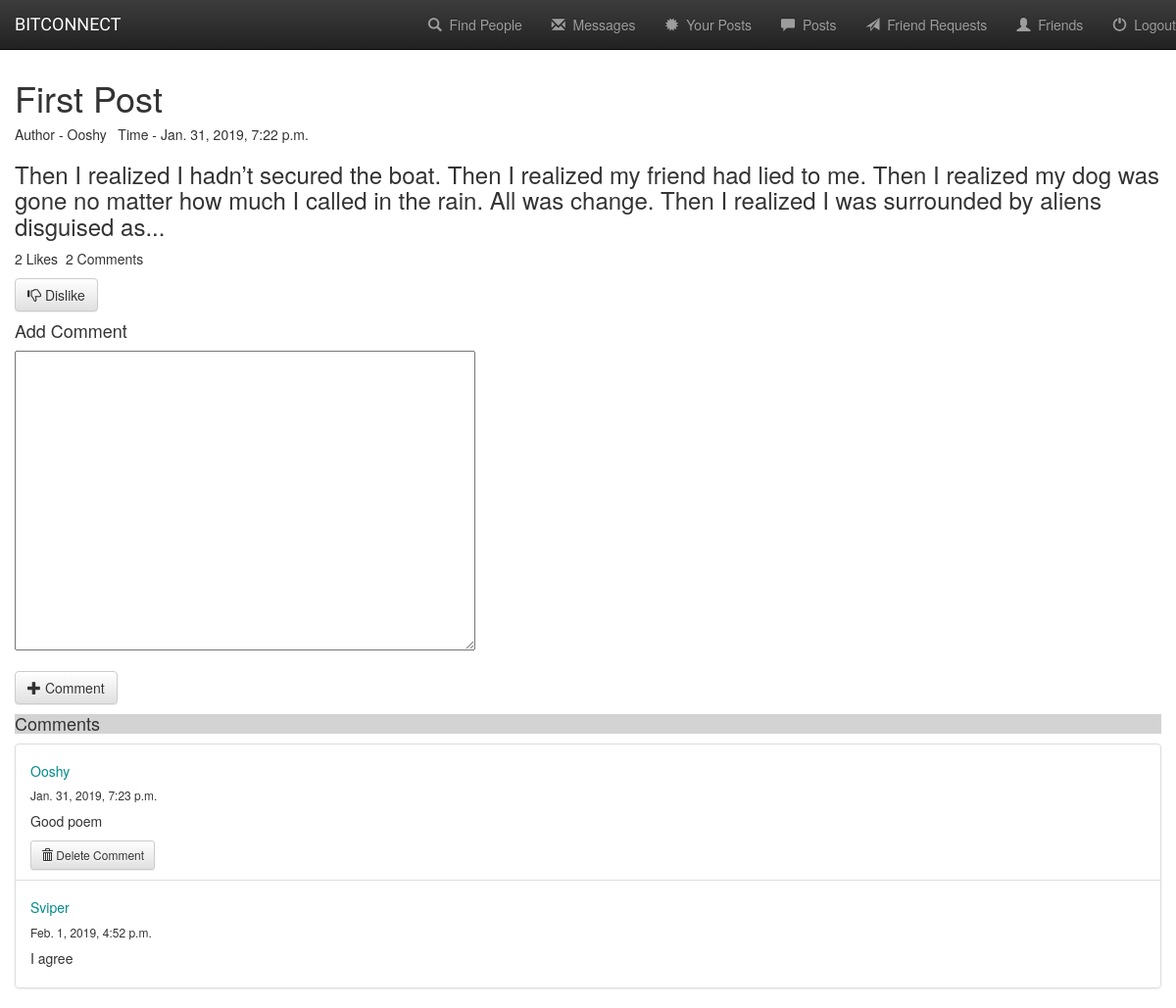
The page /post/8 (signed in) on the database its author committed.
### base/models.py (models this page shows, shortened)
class Post(models.Model) :
    time = models.DateTimeField(default = timezone.now)
    author = models.ForeignKey(Member , on_delete=models.CASCADE , related_name='posts')
    title = models.CharField(max_length = 300)
    content = models.TextField()
    liked = models.ManyToManyField(Member , related_name='liked' , symmetrical= False , blank = True)

class Member(models.Model) :
    user = models.OneToOneField(User , on_delete=models.CASCADE)
    username = models.CharField(max_length=200)
    first_name = models.CharField(max_length=200)
    last_name = models.CharField(max_length=200)
    email = models.EmailField()
    birth_date = models.DateField()
    phone = models.CharField(max_length=20)
    gender = models.IntegerField()
    friends = models.ManyToManyField("self" , related_name='friends' , symmetrical=True , blank = True)
    friend_requests = models.ManyToManyField("self" , related_name = 'sent_requests' , symmetrical = False , blank = True)

class Comments(models.Model) :
    time = models.DateTimeField(default = timezone.now)
    post = models.ForeignKey(Post , on_delete=models.CASCADE , related_name='comments')
    author = models.ForeignKey(Member , on_delete=models.CASCADE )
    content = models.TextField()

### base/views.py (the view)
# urls.py: url(r'^post/(?P<post_id>[0-9]+)$' , views.postdetail , name = 'postdetail' ) ,
@login_required(login_url='/')
def postdetail (request , post_id) :
    post = Post.objects.get(pk = post_id)
    user = request.user
    current_member = Member.objects.get(user = user)
    if request.method == 'POST' :
        form = CreateCommentForm(request.POST)
        comment = form.save(commit = False)
        comment.author = current_member
        comment.time = timezone.now()
        comment.post = post
        comment.save()
        return redirect('postdetail' , post_id = post.id)
    else :
        form = CreateCommentForm()
        context = {
            'post' : post ,
            'current_member' : current_member ,
            'form' : form ,
        }
        return render(request , 'base/postdetail.html' , context)

### base/forms.py
class CreateCommentForm(forms.ModelForm) :
    class Meta :
        model = Comments
        fields = ['content']

### base/templates/base/postdetail.html (shortened to what this page needs)
{% load staticfiles%}
<!DOCTYPE html>
<html>
    <head>
        <link rel="stylesheet" href="https://maxcdn.bootstrapcdn.com/bootstrap/3.3.7/css/bootstrap.min.css">
        <link rel="stylesheet" href="https://maxcdn.bootstrapcdn.com/bootstrap/3.3.7/css/bootstrap-theme.min.css">
        <link rel="stylesheet" type="text/css" href="{% static 'base/style.css' %}">
    </head>
    <body>
        <div class="container-fluid">
            <nav class="navbar navbar-toggleable-md navbar-inverse navbar-fixed-top">
                <div class="navbar-header">
                    <a href="#" class="navbar-brand">BITCONNECT</a>
                </div>
                <div class="collapse navbar-collapse" id="topNavBar">
                    <ul class="nav navbar-nav navbar-right">
                        <li>
                            <a class="navbar-link" href="{% url 'findpeople'%}">
                                <span class="glyphicon glyphicon-search"></span>&nbsp; Find People
                            </a>
                        </li>
                        <li>
                            <a class="navbar-link" href="{% url 'messaging:index' %}">
                                <span class="glyphicon glyphicon-envelope"></span>&nbsp; Messages
                            </a>
                        </li>
                        <li>
                            <a class="navbar-link" href="{% url 'myposts' current_member.id %}">
                                <span class="glyphicon glyphicon-certificate"></span>&nbsp; Your Posts
                            </a>
                        </li>
                        <li>
                            <a class="navbar-link" href="{% url 'posts' %}">
                                <span class="glyphicon glyphicon-comment"></span>&nbsp; Posts
                            </a>
                        </li>
                        <li>
                            <a class="navbar-link" href="{% url 'friendrequests' %}">
                                <span class="glyphicon glyphicon-send"></span>&nbsp; Friend Requests
                            </a>
                        </li>
                        <li>
                            <a class="navbar-link" href="{% url 'friends' %}">
                                <span class="glyphicon glyphicon-user"></span>&nbsp; Friends
                            </a>
                        </li>
                        <li>
                            <a class="navbar-link" href="{%url 'logout'%}">
                                <span class="glyphicon glyphicon-off"></span>&nbsp; Logout
                            </a>
                        </li>
                    </ul>
                    </div>
            </nav>
        </div>
        <br>
        <br>
        <br>
        <div class="container-fluid">
            <h1>{{post.title}}</h1>
            <h5>Author - {{post.author.username}} &nbsp; Time - {{post.time}}</h5>
            <h3>{{post.content}}</h3>
            <p>{{post.liked.count}} Likes &nbsp;{{post.comments.count}} Comments</p>
            {% if current_member not in post.liked.all %}
            <a class="btn btn-default bg-fade" href="{% url 'pplike' post.id%}">
                <span class="glyphicon glyphicon-thumbs-up"></span>&nbsp;Like
            </a>
            {% else %}
            <a class="btn btn-default bg-fade" href="{% url 'ppdislike' post.id%}">
                <span class="glyphicon glyphicon-thumbs-down"></span>&nbsp;Dislike
            </a>
            {%endif%}
            <h4>Add Comment</h4>
            <form method="POST">
                {% for field in form %}
                    <div class="form-group">
                        <div style="font-size: 1.5em;">{{field}}</div>
                    </div>
                {%endfor%}
                <button type="submit" class="btn btn-default">
                    <span class="glyphicon glyphicon-plus"></span>&nbsp;Comment
                </button>
            </form>
            <h4 style = "background-color: lightgray">Comments</h4>
            <ul class = "list-group">
                {% for comment in post.comments.all%}
                    <li class = "list-group-item">
                        <h5 style="color:darkcyan">{{comment.author.username}}</h5>
                        <h6>{{comment.time}}</h6>
                        <p>{{comment.content}}</p>
                        {% if comment.author == current_member %}
                        <a class="btn btn-default btn-sm bg-fade" href="{% url 'deletecomment' comment.id%}">
                            <span class="glyphicon glyphicon-trash"></span>&nbsp;Delete Comment
                        </a>
                        {% endif %}
                    </li>
                {% endfor %}
            </ul>
        </div>
    </body>
</html>

### base/static/base/style.css (style rules this page uses)
body { background-image: url("images/background.jpeg") ; background-repeat: no-repeat; background-size: cover; background-attachment: fixed; }
.navbar-brand { font-family: 'Baloo Thambi', cursive; color: azure; }

### rows shown on the page
Post: title "First Post", author.username "Ooshy", time "Jan. 31, 2019, 7:22 p.m.", content "Then I realized I hadn’t secured the boat. Then I realized my friend had lied to me. Then I realized my dog was gone no matter how much I called in the rain. All was change. Then I realized I was surrounded by aliens disguised as...", liked.count "2", comments.count "2"
Comments: author.username "Ooshy", time "Jan. 31, 2019, 7:23 p.m.", content "Good poem", shows "Delete Comment"
Comments: author.username "Sviper", time "Feb. 1, 2019, 4:52 p.m.", content "I agree"
